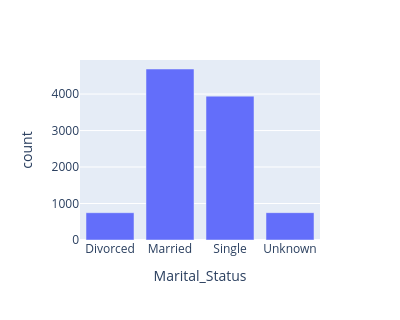

Source (notebook cell):
### Markdown cell above
We now use the ```px.bar()``` function to create a Figure object in line one. The first argument takes the dataframe, ```x``` and ```y``` the variables we want to plot **as strings**. 

Additionally, we can set the size of the figure using ```width``` and ```height```.

The categories are by default ordered alphabetically.

Finally, as we have seen for matplotlib, we use fig's ```show()``` method to display the graphic.

### Code cell
fig = px.bar(data_frame=plot_df, x='Marital_Status', y='count', width=400, height=320)
fig.show()

### Figure 1 — Plotly figure (JSON) as saved in the notebook; plotly's stock layout.template omitted (floating-point values rounded to 4 significant figures)
{"data": [{"alignmentgroup": "True", "hovertemplate": "Marital_Status=%{x}<br>count=%{y}<extra></extra>", "legendgroup": "", "marker": {"color": "#636efa", "pattern": {"shape": ""}}, "name": "", "offsetgroup": "", "orientation": "v", "showlegend": false, "textposition": "auto", "type": "bar", "x": ["Divorced", "Married", "Single", "Unknown"], "xaxis": "x", "y": [748, 4687, 3943, 749], "yaxis": "y"}], "layout": {"barmode": "relative", "height": 320, "legend": {"tracegroupgap": 0}, "margin": {"t": 60}, "width": 400, "xaxis": {"anchor": "y", "domain": [0, 1], "title": {"text": "Marital_Status"}}, "yaxis": {"anchor": "x", "domain": [0, 1], "title": {"text": "count"}}}}
